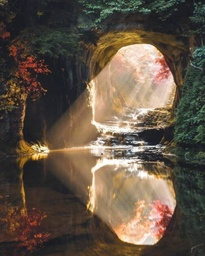
#> input picture 2.jpg, 205 x 256 px, shrunk from 690 x 862 before the run
$ python sumiao.py
#> lines starting #> are read from the running program, lines starting #| are printed output that depends on the picture
from PIL import Image
import os

def transform(imgName):
# 图像组成：红绿蓝  （RGB）三原色组成    亮度（255,255,255）
#> called with imgName = '2.jpg'
    image = imgName
    img = Image.open(image)
#> img is the input picture: PIL image 205x256 RGB; mean R, G, B 97.4, 83.9, 70
    img_all = "素描" + image
    new = Image.new("L", img.size, 255)
#> new: PIL image 205x256 L; every value is 255
    width, height = img.size
#> width = 205; height = 256
    img = img.convert("L")
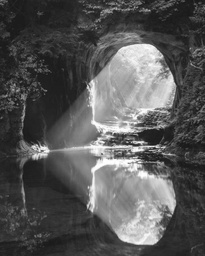
#> img: PIL image 205x256 L; min 19, max 255, mean 86.3

    # 定义画笔的大小
    Pen_size = 3
    # 色差扩散器
    Color_Diff = 6
    for i in range(Pen_size + 1, width - Pen_size - 1):
        for j in range(Pen_size + 1, height - Pen_size - 1):
            # 原始的颜色
            originalColor = 255
            lcolor = sum([img.getpixel((i - r, j)) for r in range(Pen_size)]) // Pen_size
            rcolor = sum([img.getpixel((i + r, j)) for r in range(Pen_size)]) // Pen_size

            # 通道----颜料
            if abs(lcolor - rcolor) > Color_Diff:
                originalColor -= (255 - img.getpixel((i, j))) // 4
                new.putpixel((i, j), originalColor)

            ucolor = sum([img.getpixel((i, j - r)) for r in range(Pen_size)]) // Pen_size
            dcolor = sum([img.getpixel((i, j + r)) for r in range(Pen_size)]) // Pen_size

            # 通道----颜料
            if abs(ucolor - dcolor) > Color_Diff:
                originalColor -= (255 - img.getpixel((i, j))) // 4
                new.putpixel((i, j), originalColor)

            acolor = sum([img.getpixel((i - r, j - r)) for r in range(Pen_size)]) // Pen_size
            bcolor = sum([img.getpixel((i + r, j + r)) for r in range(Pen_size)]) // Pen_size

            # 通道----颜料
            if abs(acolor - bcolor) > Color_Diff:
                originalColor -= (255 - img.getpixel((i, j))) // 4
                new.putpixel((i, j), originalColor)

            qcolor = sum([img.getpixel((i + r, j - r)) for r in range(Pen_size)]) // Pen_size
            wcolor = sum([img.getpixel((i - r, j + r)) for r in range(Pen_size)]) // Pen_size

            # 通道----颜料
            if abs(qcolor - wcolor) > Color_Diff:
                originalColor -= (255 - img.getpixel((i, j))) // 4
                new.putpixel((i, j), originalColor)
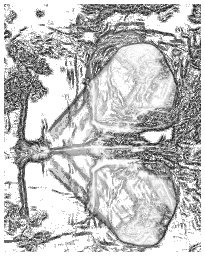
#> new: PIL image 205x256 L; min 23, max 255, mean 192.7

    new.save(img_all)

    # 打开转换后的图片
    os.system(img_all)

if __name__ == '__main__':
    imageName = "2.jpg"
    transform(imageName)
